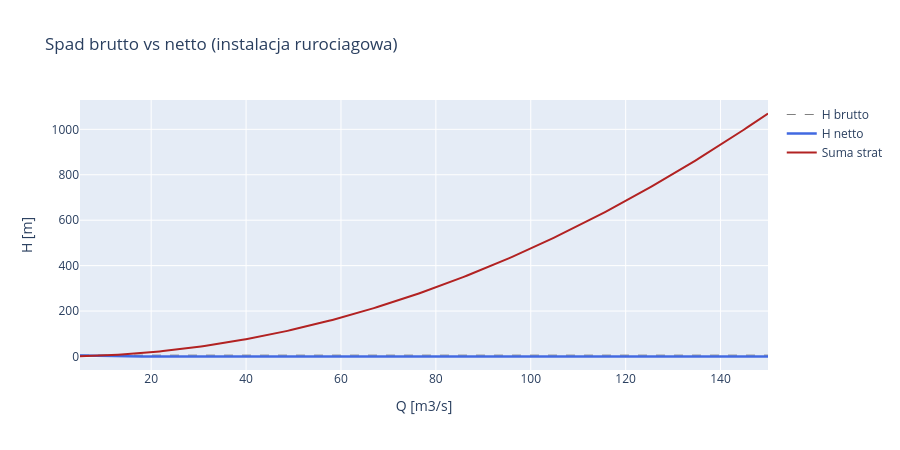

Notebook code for this chart:
### Markdown cell above
**Prompt do LLM:**
> *"Napisz kod ktory zlozy model strat dla przykladowej instalacji rurociagowej:
> krata + rurociag (D=1.5m, L=50m) + 2 kolana + zasuwa + spirala + rura ssawna.
> Oblicz spad netto H_net(Q) i narysuj wykres H_gross vs H_net."*

**Uzyte funkcje:** `src.losses.total_head_loss()`, `src.losses.net_head()`

### Code cell
# === KONFIGURACJA STRAT DLA INSTALACJI RUROCIAGOWEJ ===
# Student modyfikuje ta liste w zaleznosci od swojego przypadku

D_pipe = 1.5
A_pipe = np.pi * D_pipe**2 / 4

loss_fns = [
    lambda Q: trash_rack_loss(Q, A_rack=4.0, bar_width=0.012, bar_spacing=0.05),
    lambda Q: pipe_friction_loss(Q, D=D_pipe, L=50.0, k_s=0.001),
    lambda Q: minor_loss(Q, A_pipe, xi=0.15),   # wlot zaokraglony
    lambda Q: minor_loss(Q, A_pipe, xi=0.25),   # kolano 1
    lambda Q: minor_loss(Q, A_pipe, xi=0.25),   # kolano 2
    lambda Q: minor_loss(Q, A_pipe, xi=0.3),    # zasuwa motylkowa
    lambda Q: minor_loss(Q, A=2.0, xi=0.10),    # spirala turbiny
    lambda Q: minor_loss(Q, A=0.8, xi=0.25),    # rura ssawna (odniesiona do wlotu)
]

# Oblicz spad netto
H_gross = 6.0  # m
Q_range = np.linspace(5, 150, 200)
dH_total = total_head_loss(Q_range, loss_fns)
H_net_arr = net_head(H_gross, Q_range, loss_fns)

# Wykres
fig = go.Figure()
fig.add_trace(go.Scatter(x=Q_range, y=np.full_like(Q_range, H_gross),
    mode='lines', name='H brutto', line=dict(color='gray', width=1, dash='dash')))
fig.add_trace(go.Scatter(x=Q_range, y=H_net_arr,
    mode='lines', name='H netto', line=dict(color='royalblue', width=2.5)))
fig.add_trace(go.Scatter(x=Q_range, y=dH_total,
    mode='lines', name='Suma strat', line=dict(color='firebrick', width=2)))

fig.update_layout(
    title='Spad brutto vs netto (instalacja rurociagowa)',
    xaxis_title='Q [m3/s]', yaxis_title='H [m]',
    height=450, hovermode='x unified',
)
fig.show()

# Podsumowanie przy typowym przeplywie
Q_test = 50.0
dH = float(total_head_loss(Q_test, loss_fns))
H_n = float(net_head(H_gross, Q_test, loss_fns))
print(f'Przy Q = {Q_test} m3/s:')
print(f'  H brutto = {H_gross:.2f} m')
print(f'  Suma strat = {dH:.3f} m ({dH/H_gross*100:.1f}%)')
print(f'  H netto = {H_n:.3f} m')

### Figure 1 — Plotly figure (JSON) as saved in the notebook; plotly's stock layout.template omitted (floating-point values rounded to 4 significant figures; data arrays with more than 128 entries replaced by an {"elided": "..."} marker saying what was removed)
{"data": [{"line": {"color": "gray", "dash": "dash", "width": 1}, "mode": "lines", "name": "H brutto", "type": "scatter", "x": {"elided": "200 float values"}, "y": {"elided": "200 float values"}}, {"line": {"color": "royalblue", "width": 2.5}, "mode": "lines", "name": "H netto", "type": "scatter", "x": {"elided": "200 float values"}, "y": {"elided": "200 float values"}}, {"line": {"color": "firebrick", "width": 2}, "mode": "lines", "name": "Suma strat", "type": "scatter", "x": {"elided": "200 float values"}, "y": {"elided": "200 float values"}}], "layout": {"height": 450, "hovermode": "x unified", "title": {"text": "Spad brutto vs netto (instalacja rurociagowa)"}, "xaxis": {"title": {"text": "Q [m3/s]"}}, "yaxis": {"title": {"text": "H [m]"}}}}
